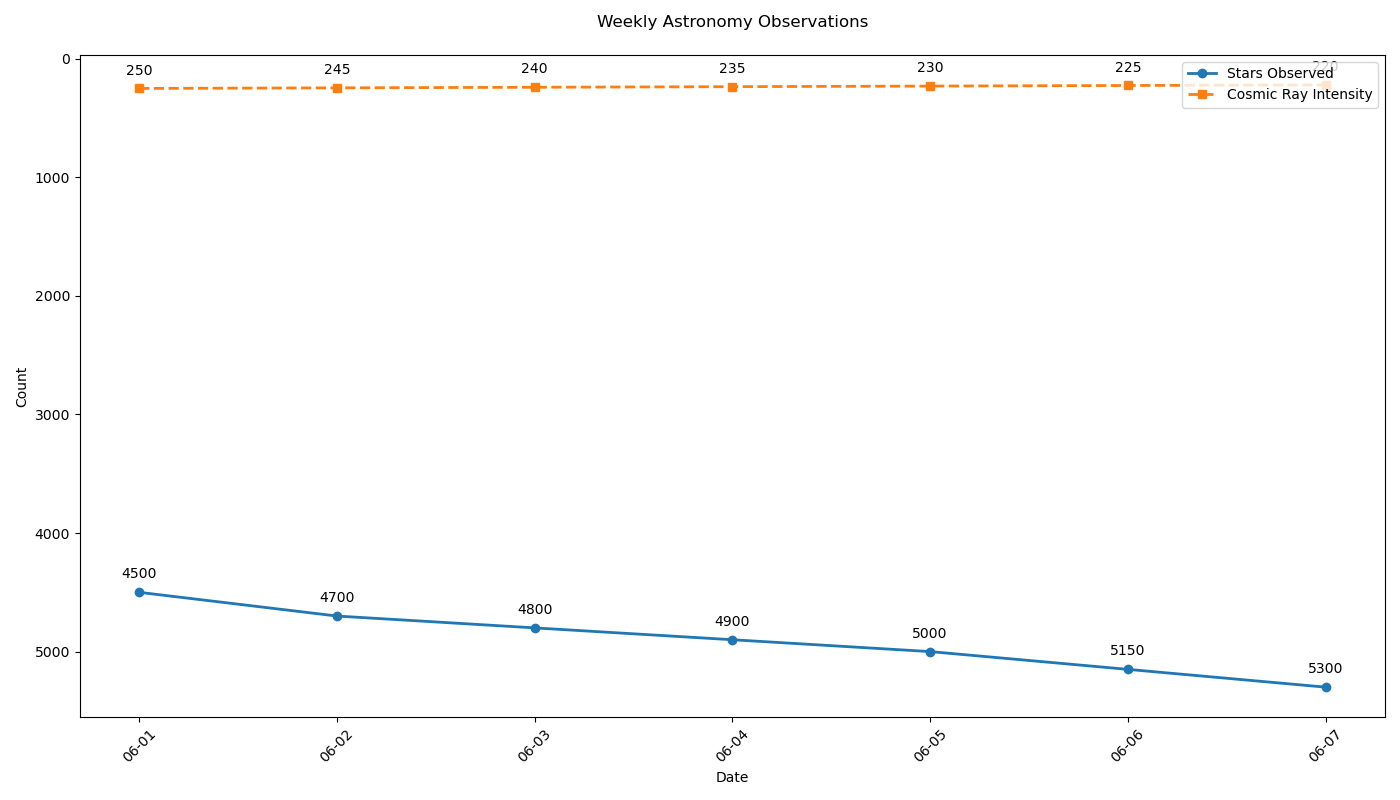

This chart was generated by the following Python code:

import matplotlib.pyplot as plt
import pandas as pd
from matplotlib.dates import DateFormatter

data = [
    {'Date': '2023-06-01', 'Stars Observed': 4500, 'Cosmic Ray Intensity': 250},
    {'Date': '2023-06-02', 'Stars Observed': 4700, 'Cosmic Ray Intensity': 245},
    {'Date': '2023-06-03', 'Stars Observed': 4800, 'Cosmic Ray Intensity': 240},
    {'Date': '2023-06-04', 'Stars Observed': 4900, 'Cosmic Ray Intensity': 235},
    {'Date': '2023-06-05', 'Stars Observed': 5000, 'Cosmic Ray Intensity': 230},
    {'Date': '2023-06-06', 'Stars Observed': 5150, 'Cosmic Ray Intensity': 225},
    {'Date': '2023-06-07', 'Stars Observed': 5300, 'Cosmic Ray Intensity': 220}
]

df = pd.DataFrame(data)
df['Date'] = pd.to_datetime(df['Date'])

fig, ax = plt.subplots(figsize=(14, 8))

ax.plot(df['Date'], df['Stars Observed'], color='#1f77b4', marker='o', linestyle='-', linewidth=2, label='Stars Observed')
ax.plot(df['Date'], df['Cosmic Ray Intensity'], color='#ff7f0e', marker='s', linestyle='--', linewidth=2, label='Cosmic Ray Intensity')

ax.set_title('Weekly Astronomy Observations', pad=20)
ax.set_xlabel('Date')
ax.set_ylabel('Count')

date_form = DateFormatter("%m-%d")
ax.xaxis.set_major_formatter(date_form)
plt.xticks(rotation=45)

ax.legend(loc='upper right')

for i, txt in enumerate(df['Stars Observed']):
    ax.annotate(txt, (df['Date'][i], df['Stars Observed'][i]), textcoords="offset points", xytext=(0,10), ha='center')

for i, txt in enumerate(df['Cosmic Ray Intensity']):
    ax.annotate(txt, (df['Date'][i], df['Cosmic Ray Intensity'][i]), textcoords="offset points", xytext=(0,10), ha='center')

ax.invert_yaxis()

plt.tight_layout()
plt.show()
